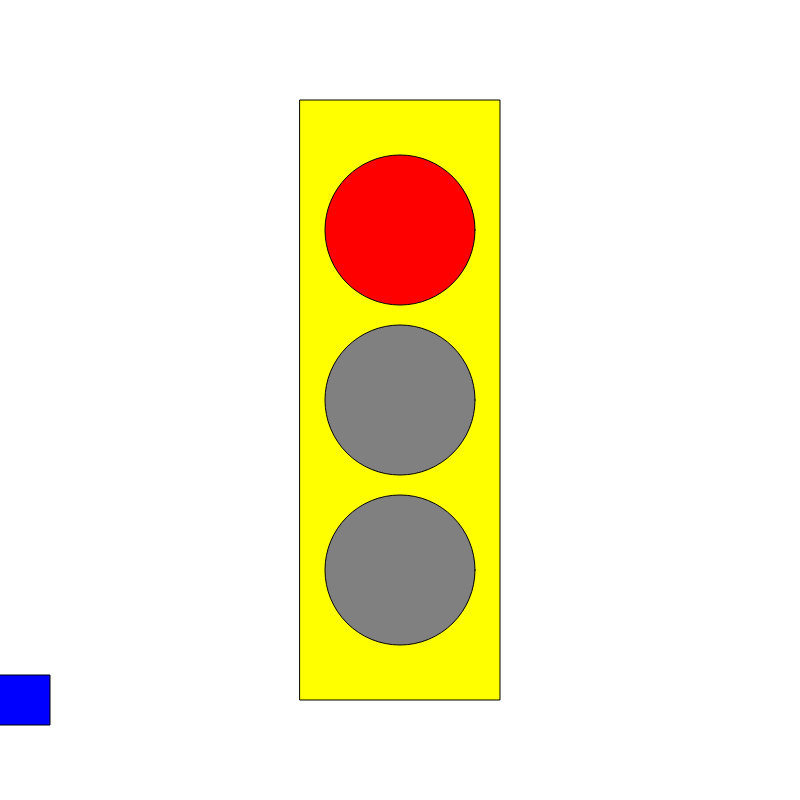
Frame 1 (no input)
Frame 60 (no input): identical to frame 1, image omitted
Frame 120 (the mouse pressed at the canvas centre since frame 60): identical to frame 1, image omitted

The p5.js sketch that drew this single still picture (run headless with seeded random() and noise() and a simulated clock; from frame 60 on, the mouse is pressed at the canvas centre):

// p5.js sketch
// ── sketch.js
let state = 0;
let timer = 0;
let x = 0;
let velocity = 0;

function setup() {
  createCanvas(800, 800);
  rectMode(CENTER);

}

function draw() {

  background('white');
  fill('yellow');
  rect(width / 2, height / 2, 200, 600);

  timer++;
  if (timer > 3*60) {
    timer = 0;
    state = (state + 1) % 3;
  }

  //  Car
  fill('blue');
  rect(x, height-100, 100, 50);
  x = x + velocity ;
  if (x > width) {
    x = 0 ;
  }

  switch (state) {

    case 0: // Red light
      fill('red');
      ellipse(width / 2, height / 2 - 170, 150, 150);
      fill('grey');
      ellipse(width / 2, height / 2, 150, 150);
      ellipse(width / 2, height / 2 + 170, 150, 150);
      velocity = 0;
      break;

    case 1: // Green light
      fill('grey');
      ellipse(width / 2, height / 2 - 170, 150, 150);
      ellipse(width / 2, height / 2, 150, 150);
      fill('green');
      ellipse(width / 2, height / 2 + 170, 150, 150);
      velocity = 30;
      break;

    case 2: // Yellow light
      fill('grey');
      ellipse(width / 2, height / 2 - 170, 150, 150);
      fill('yellow');
      ellipse(width / 2, height / 2, 150, 150);
      fill('grey');
      ellipse(width / 2, height / 2 + 170, 150, 150);
      velocity = 15;
      break;

  }
}

function mouseReleased() {
  state++;
  if (state > 2) state = 0;

}
